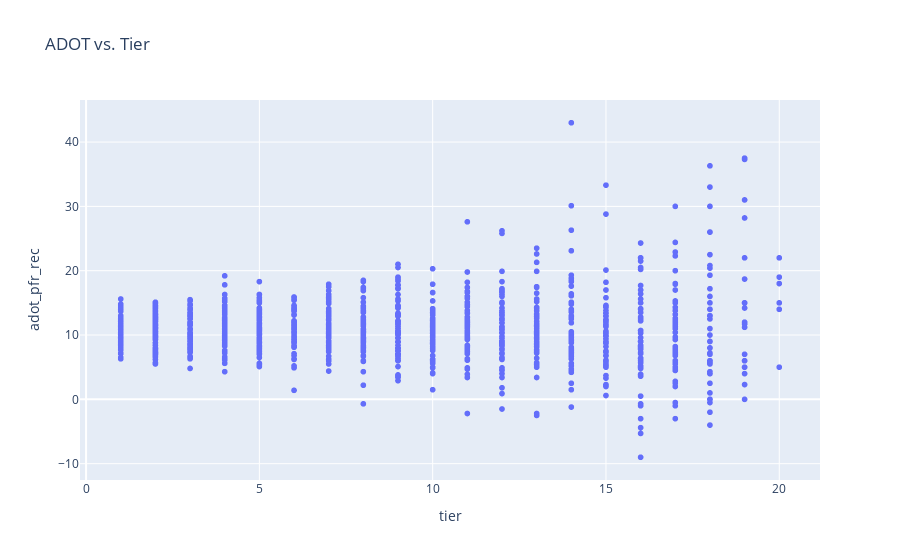

Source (notebook cell):
### Code cell
fig = px.scatter(df, x='tier', y='adot_pfr_rec', title="ADOT vs. Tier")
fig.show()

### Figure 1 — Plotly figure (JSON) as saved in the notebook; plotly's stock layout.template omitted (floating-point values rounded to 4 significant figures; data arrays with more than 128 entries replaced by an {"elided": "..."} marker saying what was removed)
{"data": [{"hovertemplate": "tier=%{x}<br>adot_pfr_rec=%{y}<extra></extra>", "legendgroup": "", "marker": {"color": "#636efa", "symbol": "circle"}, "mode": "markers", "name": "", "showlegend": false, "type": "scattergl", "x": {"elided": "4809 int values"}, "xaxis": "x", "y": {"elided": "4809 float values"}, "yaxis": "y"}], "layout": {"legend": {"tracegroupgap": 0}, "title": {"text": "ADOT vs. Tier"}, "xaxis": {"anchor": "y", "domain": [0, 1], "title": {"text": "tier"}}, "yaxis": {"anchor": "x", "domain": [0, 1], "title": {"text": "adot_pfr_rec"}}}}
